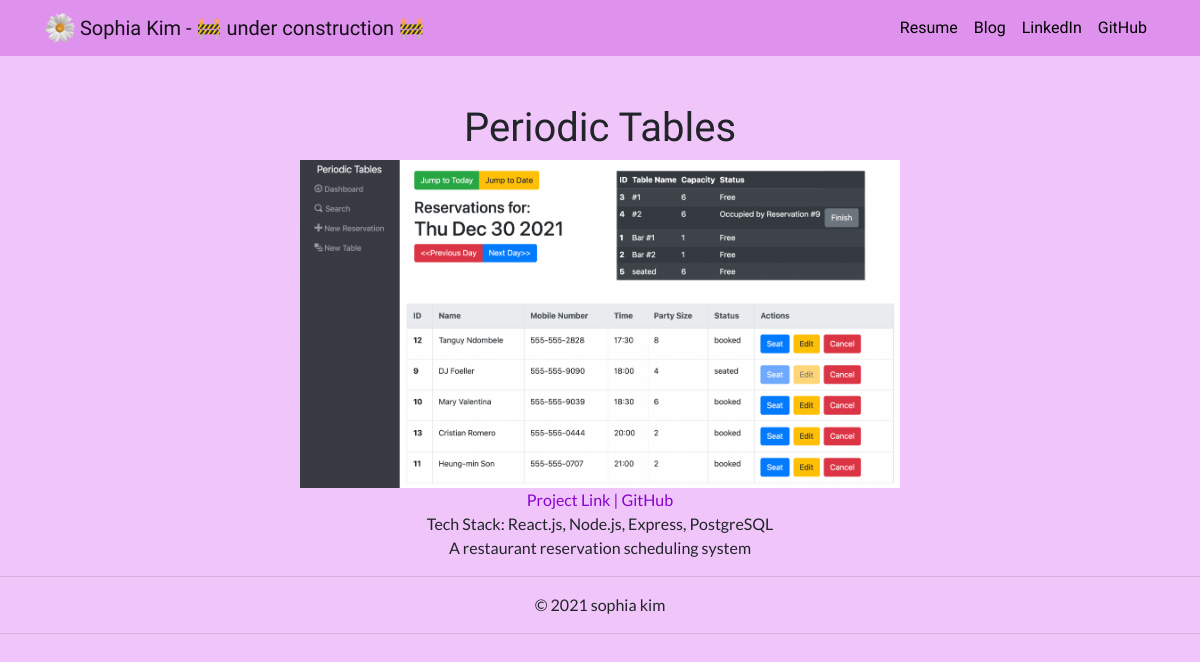
The app's page /projects/1/, older data.
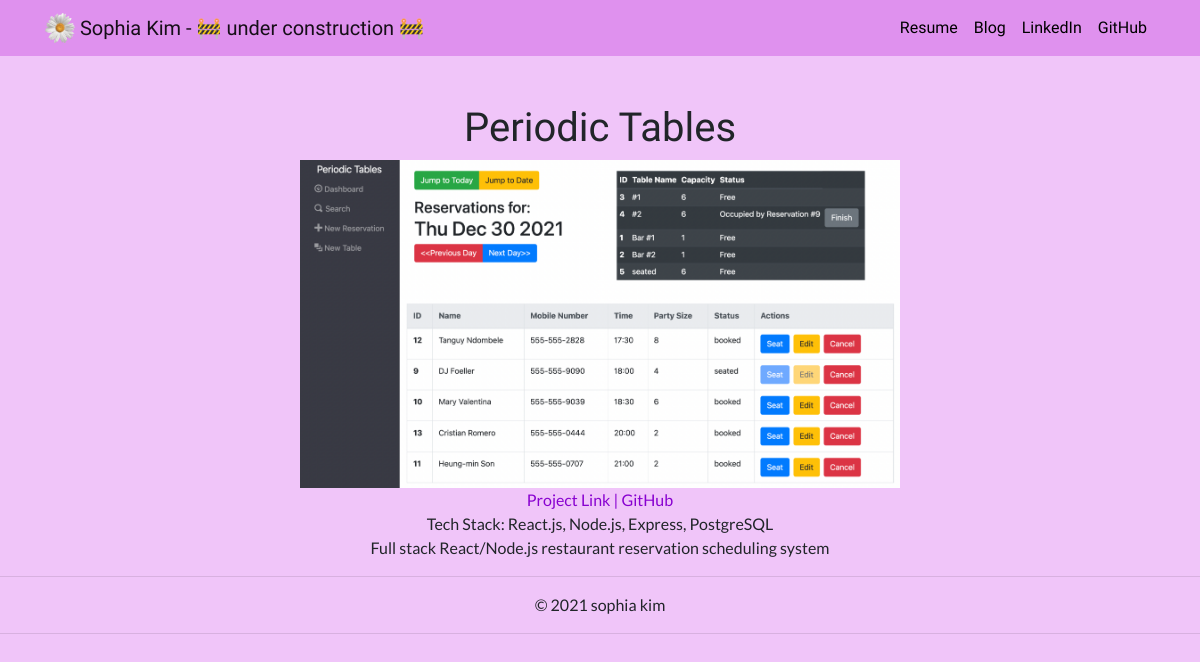
The same page, newer data.
### projects/models.py (models this page shows, shortened)
class Project(models.Model):
  title = models.CharField(max_length=100)
  description = models.CharField(max_length=250)
  stack = models.CharField(max_length=100, blank=True)
  image = models.ImageField(upload_to='projects/images/')
  url = models.URLField(blank=True)
  github = models.URLField(blank=True)

### projects/views.py (the view)
# urls.py: path("<int:pk>/", views.project_detail, name="project_detail"),
def project_detail(request, pk):
  project = get_object_or_404(Project, pk=pk)
  return render(request, 'projects/project_detail.html', {'project': project})

### projects/templates/projects/project_detail.html
{% extends 'projects/base.html' %}
{% block content %}
<h1 class="text-center mt-5" id="section-heading">{{ project.title }}</h1>
<img src="{{ project.image.url }}" width="600">
<br>
{% if project.url %}
  <a href="{{ project.url }}">Project Link</a>
{% else %}
  Project link coming soon
{% endif %}
{% if project.github %}
  <a href="{{ project.github }}">| GitHub </a>
{% else %}
  | GitHub link coming soon
{% endif %}
<br>
Tech Stack: {{ project.stack }}
<br>
{{ project.description|safe }}
{% endblock %}

### projects/templates/projects/base.html (shortened to what this page needs)
{% load static %}
<!doctype html>
<html lang="en">
<head>
  <link rel="stylesheet" href="https://stackpath.bootstrapcdn.com/bootstrap/4.4.1/css/bootstrap.min.css">
  <link rel="stylesheet" href="{% static "projects/custom.css" %}">
  <link rel="stylesheet" href="https://cdnjs.cloudflare.com/ajax/libs/font-awesome/4.7.0/css/font-awesome.min.css">
</head>
<body>
  <nav id="topNav" class="navbar navbar-expand-md navbar-light align-items-center">
    <div class="container">
      <a class="navbar-brand" href="{% url 'home' %}">
        <img src="{% static "projects/daisy.png" %}" width="30" height="30" class="d-inline-block align-top" alt="Sophia's Logo">
        <span>Sophia Kim - 🚧 under construction 🚧 </span>
      </a>
      <div class="collapse navbar-collapse text-center" id="navbarNav">
        <ul class="navbar-nav ml-auto">
          <li class="nav-item">
            <a class="nav-link" href="{% static "projects/resume.pdf" %}">Resume</a>
          </li>
          <li class="nav-item">
            <a class="nav-link" href="{% url 'blog:all_blogs' %}" target="_blank">Blog</a>
          </li>
          <li class="nav-item">
            <a class="nav-link" href="https://www.linkedin.com/in/fifikim/" target="_blank">LinkedIn</a>
          </li>
          <li class="nav-item">
            <a class="nav-link" href="https://github.com/fifikim" target="_blank">GitHub</a>
          </li>
        </ul>
      </div>
    </div>
  </nav>
  <div class="container">
    {% block content %}{% endblock %}
  </div>
  <footer>
    <hr>
    <p>© 2021 sophia kim</p>
    <hr>
  </footer>
</body>
</html>

### projects/static/projects/custom.css (style rules this page uses)
body { background-color: #f0c5f9; margin: 0; font-family: 'Lato', sans-serif; text-align: center; }
#topNav { background-color: #df91ee; font-family: 'Fredoka One', cursive; }
.navbar-nav .nav-link { color: rgba(0,0,0,1) !important; }
#section-heading { font-family: 'Fredoka One', cursive; }
a:link { color: #8801D0 }

Row changes from the older to the newer data that the page shows:
changed Project "Periodic Tables": description "A restaurant reservation scheduling system" → "Full stack React/Node.js restaurant reservation scheduling system"
